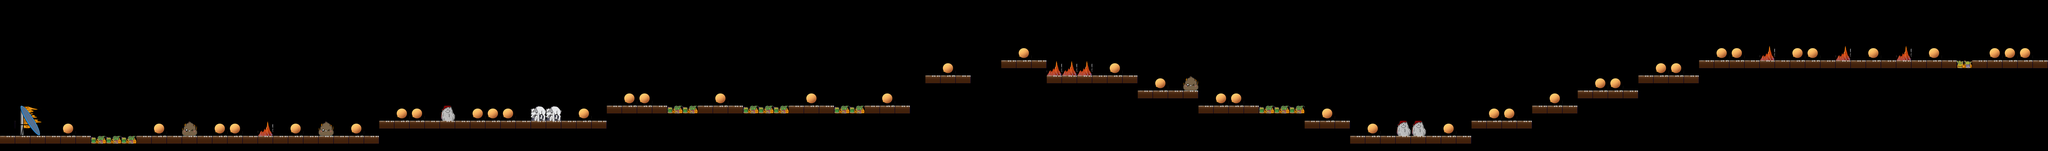

A level layout from a 2D game, rendered from its tile map. Below: a short description, then the map file with tile-grid data replaced by summaries:
An orthogonal 135x10 tile map with 80x80 px tiles, 1 tile layer (Level).

<map version="1.0" orientation="orthogonal" renderorder="right-down" width="135" height="10" tilewidth="80" tileheight="80" nextobjectid="1">
 <properties>
  <property name="StartDirection" value="0" />
 </properties>
 <tileset firstgid="1" name="Untitled" tilewidth="80" tileheight="80" tilecount="32" columns="8">
  <image source="tileset2.png" width="640" height="320" />
 </tileset>
 <layer name="Level" width="135" height="10">
  <data>[1350 cells, 194 non-empty, 13 distinct tile ids]</data>
 </layer>
</map>
